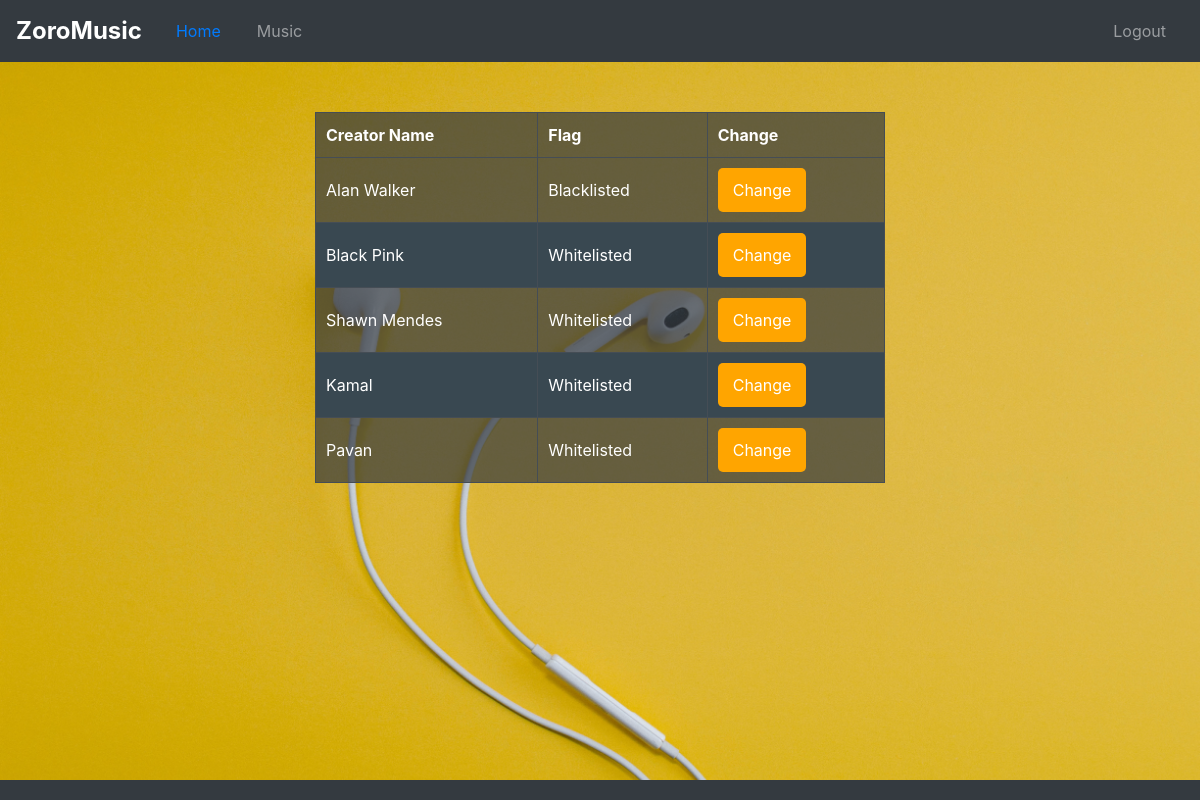
/admin_creators, run on the app's committed database.
### ZoroMusic/models.py (models this page shows, shortened)
class User(db.Model, UserMixin):
    id = db.Column(db.Integer(), Sequence('user_id_seq', start=1, increment=1), primary_key=True)
    username = db.Column(db.String(length=30), nullable=False, unique=True)
    password_hash = db.Column(db.String(length=128), nullable=False)
    role = db.Column(db.String(length=15), nullable=False)
    is_flagged = db.Column(db.Boolean(), default=False)
    @property
    def password(self):
        return self.password

### ZoroMusic/routes.py (the view)
@app.route("/admin_creators", methods=['GET', 'POST'])
def admin_creators():
    users = User.query.filter_by(role="creator").all()
    return render_template('admin_creators.html', users=users)

### ZoroMusic/templates/admin_creators.html (shortened to what this page needs)
{% extends 'admin_base.html' %}
{% block content %}
<div class="container">
   <table class="music-table">
    <thead>
        <tr>
            <th>Creator Name</th>
            <th>Flag</th>
            <th>Change</th>
        </tr>
    </thead>
    <tbody>
        {% for user in users %}
            <tr class="song-row">
                <td>
                    {{ user.username }}
                </td>
                <td>
                    {% if user.is_flagged %}
                        <span class="flagged">Blacklisted</span>
                    {% else %}
                        <span class="not-flagged">Whitelisted</span>
                    {% endif %}
                </td>
                <td>
                    <form method="POST" action="{{ url_for('change_flag', user_id=user.id) }}">
                        <button class="dislike-button" type="submit">Change</button>
                    </form>
                </td>
            </tr>
        {% endfor %}
    </tbody>
    </table>
    </div>
{% endblock %}

### ZoroMusic/templates/admin_base.html (style rules this page uses)
body { background-image: url('static/math-rblqmwB7kKk-unsplash.jpg'); background-size: cover; background-repeat: no-repeat; background-attachment: fixed; color: black; }
.container { max-width: 600px; margin-top: 50px; text-align: center; }

### ZoroMusic/templates/admin_creators.html (style rules this page uses)
body { background-image: url('static/math-rblqmwB7kKk-unsplash.jpg'); background-size: cover; background-repeat: no-repeat; background-attachment: fixed; color: white; }
.music-table { width: 100%; background-color: rgba(52, 58, 64, 0.7); color: #ffffff; border-collapse: collapse; }
.music-table th, .music-table td { border: 1px solid #454d55; padding: 10px; text-align: left; }
.music-table tbody tr:nth-child(even) { background-color: #394851; }
.dislike-button { background-color: orange; color: white; padding: 10px 15px; border: none; border-radius: 5px; cursor: pointer; }

### data on the page
User: username "Alan Walker", is_flagged "Blacklisted"
User: username "Black Pink", is_flagged "Whitelisted"
User: username "Shawn Mendes", is_flagged "Whitelisted"
User: username "Kamal", is_flagged "Whitelisted"
User: username "Pavan", is_flagged "Whitelisted"
